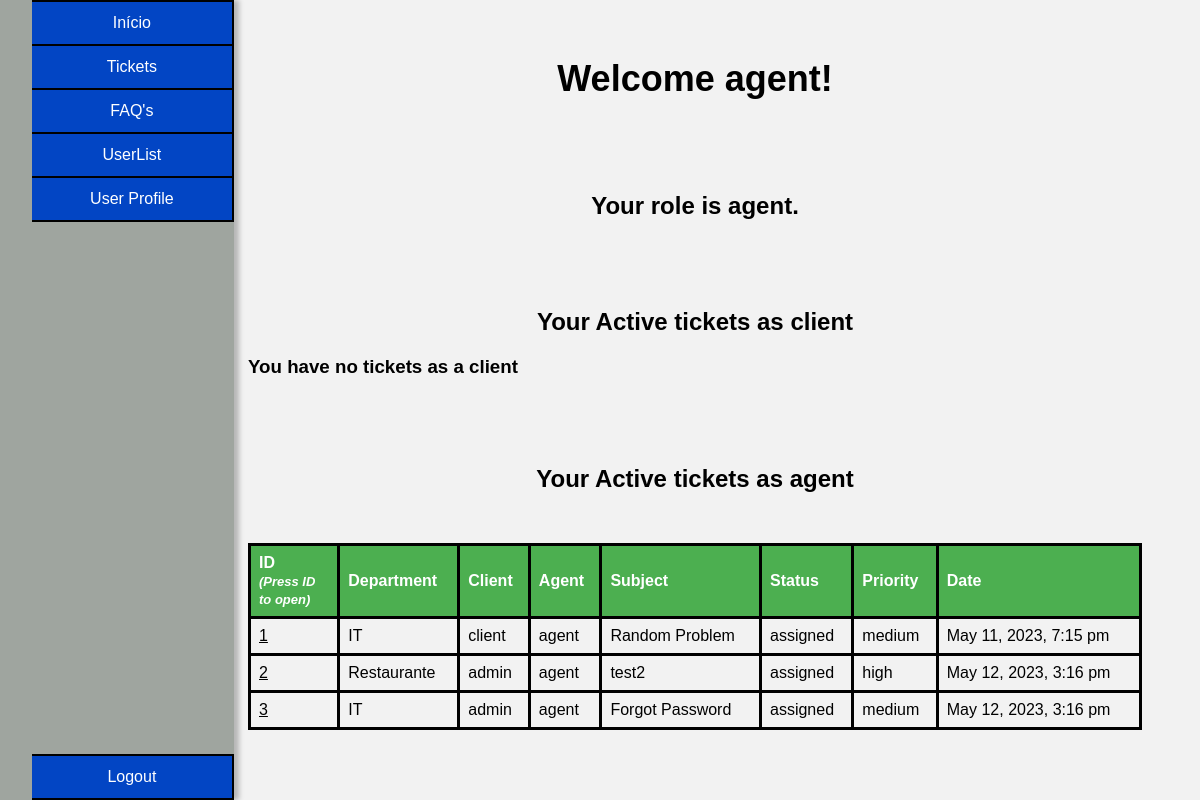
The page /pages/index.php (signed in) on the database as committed earlier.
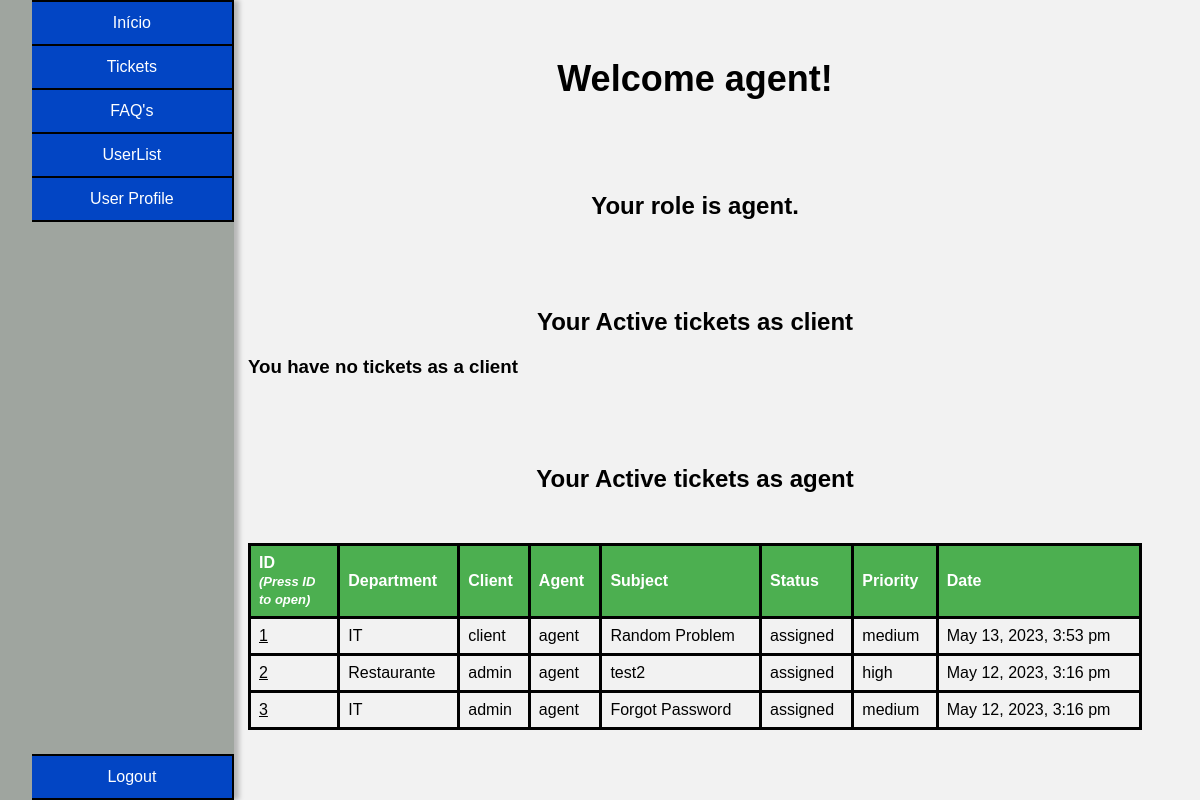
The same page on the database as committed later.
### tables this page shows
CREATE TABLE tickets(
    id INTEGER PRIMARY KEY,
    department_id INTEGER,
    client_id INTEGER,
    agent_id INTEGER,
    subject VARCHAR(200) NOT NULL,
    description TEXT NOT NULL,
    status VARCHAR(10) CHECK(status = 'open' or status = 'assigned' or status = 'closed') NOT NULL,
    priority VARCHAR(10) CHECK(priority = 'low' or priority = 'medium' or priority ='high') NOT NULL,
    created_at DATETIME NOT NULL,
    updated_at DATETIME,
    FOREIGN KEY (department_id) REFERENCES department(id),
    FOREIGN KEY (client_id) REFERENCES user(id),
    FOREIGN KEY (agent_id) REFERENCES user(id)
);

CREATE TABLE department(
    id INTEGER PRIMARY KEY,
    name VARCHAR(50) NOT NULL
);

CREATE TABLE user(
    id INTEGER PRIMARY KEY,
    name VARCHAR(50) NOT NULL,
    username VARCHAR(50) UNIQUE NOT NULL,
    email VARCHAR(50) UNIQUE NOT NULL,
    password VARCHAR(255) NOT NULL,
    role VARCHAR(10) CHECK(role = 'client' or role = 'agent' or role = 'admin') NOT NULL,
    department_id INTEGER,
    FOREIGN KEY (department_id) REFERENCES department(id)
);

### utils/functions.php (the view, shortened to what this page needs)
<?php
function searchUser($id){
    $db = getDatabaseConnection();
    $stmt = $db->prepare('SELECT * FROM user WHERE id = ?');
    $stmt->execute(array($id));
    return $stmt->fetch();
}
function getTicketsTableForUser($paramter){
    $db = getDatabaseConnection();
    $user = searchUser($_SESSION["user_id"]);
    if($paramter == 0){
        $stmt = $db->prepare('SELECT * FROM tickets WHERE client_id = ? and status != ?');
        $stmt->execute(array($user["id"],"closed"));
        $tickets = $stmt->fetchAll();
    }
    else if($paramter == 1){
        $stmt = $db->prepare('SELECT * FROM tickets WHERE agent_id = ? and status != ?');
        $stmt->execute(array($user["id"],"closed"));
        $tickets = $stmt->fetchAll();
    }
    else if($paramter == 2){
        $tickets = getAllTickets();
    }
    if($tickets == null){
        if($paramter == 0){
            echo "<h3>You have no tickets as a client</h3>";
        }
        return 0;
    }
    echo "<table>
    <thead>
        <tr>
            <th>ID<br><em>(Press ID to open)</em></th>
            <th>Department</th>
            <th>Client</th>
            <th>Agent</th>
            <th>Subject</th>
            <th>Status</th>
            <th>Priority</th>
            <th>Date</th>
        </tr>
    </thead>";
    foreach ($tickets as $ticket) {
        $stmt = $db->prepare('SELECT * FROM department WHERE id = ?');
        $stmt->execute(array($ticket['department_id']));
        $department = $stmt->fetch();
        $stmt = $db->prepare('SELECT * FROM user WHERE id = ?');
        $stmt->execute(array($ticket['client_id']));
        $c_user = $stmt->fetch();
        $stmt = $db->prepare('SELECT * FROM user WHERE id = ?');
        $stmt->execute(array($ticket['agent_id']));
        $a_user = $stmt->fetch();
        echo "<tr>
            <td> <button onclick=sendDataTicket('". $ticket['id'] ."')>".$ticket['id']."</button></td>
            <td>" . $department['name'] . "</td>
            <td>" . $c_user['name'] . "</td>
            <td>" . $a_user['name'] . "</td>
            <td>" . $ticket['subject'] . "</td>
            <td>" . $ticket['status'] . "</td>
            <td>" . $ticket['priority'] . "</td>
            <td>" . $ticket['updated_at'] . "</td>
            </tr>";
}
}
?>

Rows that differ between the two databases and show on the page:
changed tickets "Random Problem": updated_at "May 11, 2023, 7:15 pm" → "May 13, 2023, 3:53 pm"
